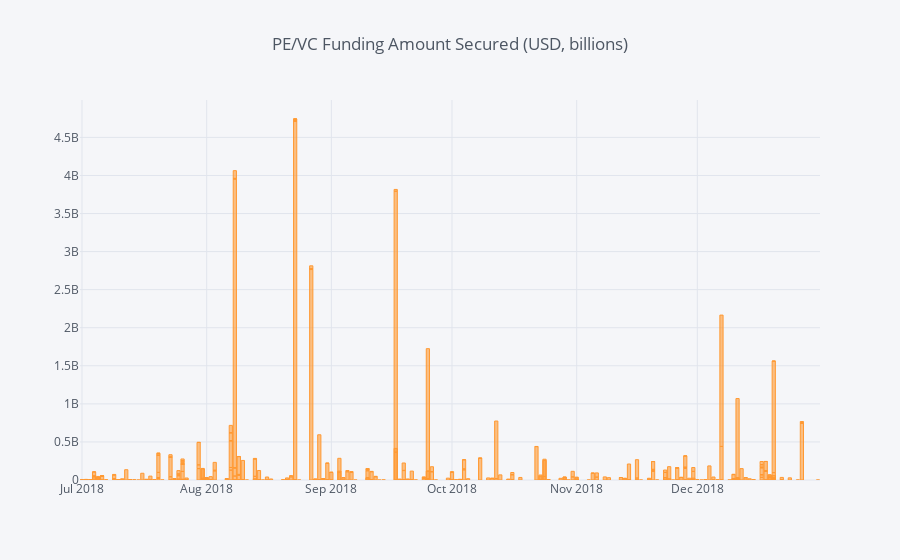

The notebook cell this image was saved under:
### Code cell
funding.iplot(kind='bar',y='Total_Funding_Amount_Currency_(in_USD)', title='PE/VC Funding Amount Secured (USD, billions)')

### Figure 1 — Plotly figure (JSON) as saved in the notebook; plotly's stock layout.template omitted (floating-point values rounded to 4 significant figures; data arrays with more than 128 entries replaced by an {"elided": "..."} marker saying what was removed)
{"data": [{"marker": {"color": "rgba(255, 153, 51, 0.6)", "line": {"color": "rgba(255, 153, 51, 1.0)", "width": 1}}, "name": "Total_Funding_Amount_Currency_(in_USD)", "orientation": "v", "text": "", "type": "bar", "uid": "6561ed76-37be-4788-b141-abe9dc83ed5f", "x": {"elided": "594 str values"}, "y": {"elided": "594 mixed values"}}], "layout": {"legend": {"bgcolor": "#F5F6F9", "font": {"color": "#4D5663"}}, "paper_bgcolor": "#F5F6F9", "plot_bgcolor": "#F5F6F9", "title": {"font": {"color": "#4D5663"}, "text": "PE/VC Funding Amount Secured (USD, billions)"}, "xaxis": {"gridcolor": "#E1E5ED", "showgrid": true, "tickfont": {"color": "#4D5663"}, "title": {"font": {"color": "#4D5663"}, "text": ""}, "zerolinecolor": "#E1E5ED"}, "yaxis": {"gridcolor": "#E1E5ED", "showgrid": true, "tickfont": {"color": "#4D5663"}, "title": {"font": {"color": "#4D5663"}, "text": ""}, "zerolinecolor": "#E1E5ED"}}}
